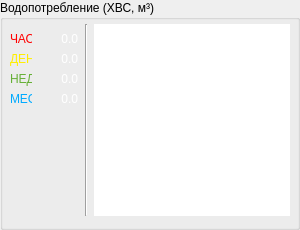
                 <widget class="QGroupBox" name="box_ColdWaterCon">
                  <property name="sizePolicy">
                   <sizepolicy hsizetype="Expanding" vsizetype="Preferred">
                    <horstretch>0</horstretch>
                    <verstretch>0</verstretch>
                   </sizepolicy>
                  </property>
                  <property name="maximumSize">
                   <size>
                    <width>300</width>
                    <height>16777215</height>
                   </size>
                  </property>
                  <property name="title">
                   <string>Водопотребление (ХВС, м³)</string>
                  </property>
                  <layout class="QHBoxLayout" name="horizontalLayout_7">
                   <property name="leftMargin">
                    <number>7</number>
                   </property>
                   <property name="topMargin">
                    <number>4</number>
                   </property>
                   <property name="rightMargin">
                    <number>7</number>
                   </property>
                   <item>
                    <layout class="QFormLayout" name="formLayout_5">
                     <property name="topMargin">
                      <number>8</number>
                     </property>
                     <property name="rightMargin">
                      <number>0</number>
                     </property>
                     <property name="bottomMargin">
                      <number>4</number>
                     </property>
                     <item row="0" column="0">
                      <widget class="QLabel" name="lbl_ReadOnly51">
                       <property name="maximumSize">
                        <size>
                         <width>22</width>
                         <height>15</height>
                        </size>
                       </property>
                       <property name="text">
                        <string>&lt;html&gt;&lt;head/&gt;&lt;body&gt;&lt;p&gt;&lt;span style=&quot; color:#ff0000;&quot;&gt;ЧАС&lt;/span&gt;&lt;/p&gt;&lt;/body&gt;&lt;/html&gt;</string>
                       </property>
                      </widget>
                     </item>
                     <item row="0" column="1">
                      <widget class="QPushButton" name="lbl_HourCWaterConsumption">
                       <property name="minimumSize">
                        <size>
                         <width>41</width>
                         <height>0</height>
                        </size>
                       </property>
                       <property name="baseSize">
                        <size>
                         <width>40</width>
                         <height>0</height>
                        </size>
                       </property>
                       <property name="styleSheet">
                        <string notr="true">QPushButton {	
	border: none;
	background: none;
	color: white; 
	font: 9pt &quot;Segoe UI Semilight&quot;; 
	text-align: right; 
	padding-right: 1px;
	min-width: 40px;
}

QPushButton:hover {
	color: rgb(70, 175, 38);
}

QPushButton:pressed {
	color: rgb(47, 105, 23);
}</string>
                       </property>
                       <property name="text">
                        <string>0.0</string>
                       </property>
                      </widget>
                     </item>
                     <item row="1" column="0">
                      <widget class="QLabel" name="lbl_ReadOnly52">
                       <property name="maximumSize">
                        <size>
                         <width>22</width>
                         <height>15</height>
                        </size>
                       </property>
                       <property name="text">
                        <string>&lt;html&gt;&lt;head/&gt;&lt;body&gt;&lt;p&gt;&lt;span style=&quot; color:#ffee00;&quot;&gt;ДЕН&lt;/span&gt;&lt;/p&gt;&lt;/body&gt;&lt;/html&gt;</string>
                       </property>
                      </widget>
                     </item>
                     <item row="1" column="1">
                      <widget class="QPushButton" name="lbl_DailyCWaterConsumption">
                       <property name="minimumSize">
                        <size>
                         <width>41</width>
                         <height>0</height>
                        </size>
                       </property>
                       <property name="baseSize">
                        <size>
                         <width>40</width>
                         <height>0</height>
                        </size>
                       </property>
                       <property name="styleSheet">
                        <string notr="true">QPushButton {	
	border: none;
	background: none;
	color: white; 
	font: 9pt &quot;Segoe UI Semilight&quot;; 
	text-align: right; 
	padding-right: 1px;
	min-width: 40px;
}

QPushButton:hover {
	color: rgb(70, 175, 38);
}

QPushButton:pressed {
	color: rgb(47, 105, 23);
}</string>
                       </property>
                       <property name="text">
                        <string>0.0</string>
                       </property>
                      </widget>
                     </item>
                     <item row="2" column="0">
                      <widget class="QLabel" name="lbl_ReadOnly53">
                       <property name="maximumSize">
                        <size>
                         <width>22</width>
                         <height>15</height>
                        </size>
                       </property>
                       <property name="text">
                        <string>&lt;html&gt;&lt;head/&gt;&lt;body&gt;&lt;p&gt;&lt;span style=&quot; color:#66b036;&quot;&gt;НЕД&lt;/span&gt;&lt;/p&gt;&lt;/body&gt;&lt;/html&gt;</string>
                       </property>
                      </widget>
                     </item>
                     <item row="2" column="1">
                      <widget class="QPushButton" name="lbl_WeeklyCWaterConsumption">
                       <property name="minimumSize">
                        <size>
                         <width>41</width>
                         <height>0</height>
                        </size>
                       </property>
                       <property name="baseSize">
                        <size>
                         <width>40</width>
                         <height>0</height>
                        </size>
                       </property>
                       <property name="styleSheet">
                        <string notr="true">QPushButton {	
	border: none;
	background: none;
	color: white; 
	font: 9pt &quot;Segoe UI Semilight&quot;; 
	text-align: right; 
	padding-right: 1px;
	min-width: 40px;
}

QPushButton:hover {
	color: rgb(70, 175, 38);
}

QPushButton:pressed {
	color: rgb(47, 105, 23);
}</string>
                       </property>
                       <property name="text">
                        <string>0.0</string>
                       </property>
                      </widget>
                     </item>
                     <item row="3" column="0">
                      <widget class="QLabel" name="lbl_ReadOnly54">
                       <property name="maximumSize">
                        <size>
                         <width>22</width>
                         <height>15</height>
                        </size>
                       </property>
                       <property name="text">
                        <string>&lt;html&gt;&lt;head/&gt;&lt;body&gt;&lt;p&gt;&lt;span style=&quot; color:#00aaff;&quot;&gt;МЕС&lt;/span&gt;&lt;/p&gt;&lt;/body&gt;&lt;/html&gt;</string>
                       </property>
                      </widget>
                     </item>
                     <item row="3" column="1">
                      <widget class="QPushButton" name="lbl_MonthlyCWaterConsumption">
                       <property name="minimumSize">
                        <size>
                         <width>41</width>
                         <height>0</height>
                        </size>
                       </property>
                       <property name="baseSize">
                        <size>
                         <width>40</width>
                         <height>0</height>
                        </size>
                       </property>
                       <property name="styleSheet">
                        <string notr="true">QPushButton {	
	border: none;
	background: none;
	color: white; 
	font: 9pt &quot;Segoe UI Semilight&quot;; 
	text-align: right; 
	padding-right: 1px;
	min-width: 40px;
}

QPushButton:hover {
	color: rgb(70, 175, 38);
}

QPushButton:pressed {
	color: rgb(47, 105, 23);
}</string>
                       </property>
                       <property name="text">
                        <string>0.0</string>
                       </property>
                      </widget>
                     </item>
                    </layout>
                   </item>
                   <item>
                    <widget class="Line" name="line_9">
                     <property name="orientation">
                      <enum>Qt::Vertical</enum>
                     </property>
                    </widget>
                   </item>
                   <item>
                    <widget class="PlotWidget" name="plw_CWaterConsumption">
                     <property name="minimumSize">
                      <size>
                       <width>196</width>
                       <height>97</height>
                      </size>
                     </property>
                     <property name="maximumSize">
                      <size>
                       <width>196</width>
                       <height>16777215</height>
                      </size>
                     </property>
                     <property name="styleSheet">
                      <string notr="true">border: none</string>
                     </property>
                     <property name="interactive">
                      <bool>false</bool>
                     </property>
                    </widget>
                   </item>
                  </layout>
                 </widget>
